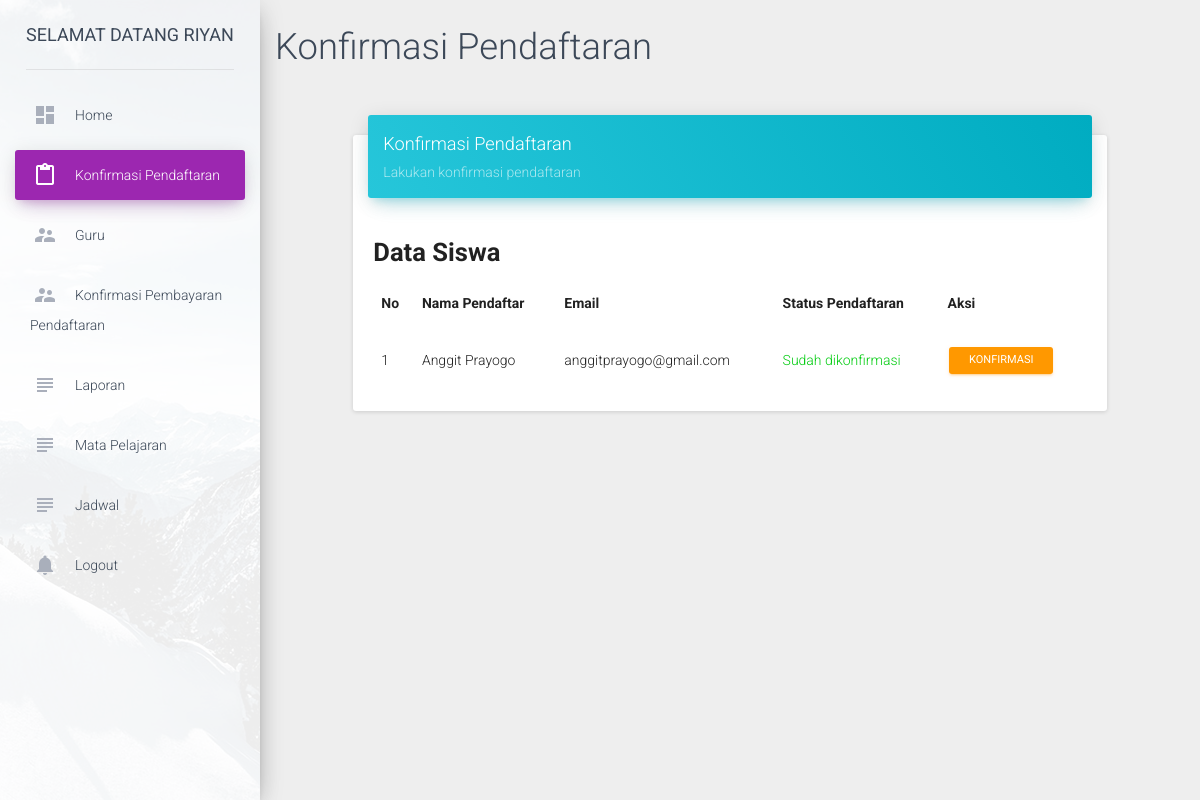
/dashboard/index.php?page=7 (signed in), run on the app's committed database.
### tables this page shows
CREATE TABLE `detail_pendaftaran` (
  `Id` int(11) NOT NULL AUTO_INCREMENT,
  `id_user` int(11) DEFAULT NULL,
  `id_admin` int(11) DEFAULT NULL,
  `tanggal_daftar` date DEFAULT NULL,
  `metode_pembayaran_pendaftaran` varchar(255) DEFAULT NULL COMMENT 'metode_pembayaran',
  `kelas` varchar(255) DEFAULT NULL,
  `usia` varchar(255) DEFAULT NULL,
  `status_pendaftaran` varchar(255) DEFAULT NULL,
  PRIMARY KEY (`Id`),
  KEY `id_user` (`id_user`),
  KEY `id_admin` (`id_admin`),
  CONSTRAINT `detail_pendaftaran_ibfk_1` FOREIGN KEY (`id_user`) REFERENCES `pendaftaran` (`Id`) ON DELETE CASCADE ON UPDATE CASCADE,
  CONSTRAINT `detail_pendaftaran_ibfk_2` FOREIGN KEY (`id_admin`) REFERENCES `akun` (`Id`) ON DELETE CASCADE ON UPDATE CASCADE
);

CREATE TABLE `pendaftaran` (
  `Id` int(11) NOT NULL AUTO_INCREMENT,
  `nama` varchar(100) DEFAULT NULL,
  `nama_panggilan` varchar(50) DEFAULT NULL,
  `tempat_lahir` varchar(50) DEFAULT NULL,
  `tanggal_lahir` date DEFAULT NULL,
  `jenis_kelamin` char(1) DEFAULT NULL,
  `anak_ke` int(11) DEFAULT NULL,
  `jumlah_saudara` int(11) DEFAULT NULL,
  `di_jakarta_ikut` varchar(100) DEFAULT NULL,
  `nama_ayah` varchar(255) DEFAULT NULL,
  `tempat_lahir_ayah` varchar(255) DEFAULT NULL,
  `tanggal_lahir_ayah` date DEFAULT NULL,
  `pendidikan_terakhir_ayah` varchar(50) DEFAULT NULL,
  `pekerjaan_ayah` varchar(255) DEFAULT NULL,
  `agama_ayah` varchar(255) DEFAULT NULL,
  `nama_ibu` varchar(255) DEFAULT NULL,
  `tempat_lahir_ibu` varchar(255) DEFAULT NULL,
  `tanggal_lahir_ibu` date DEFAULT NULL,
  `pendidikan_terakhir_ibu` varchar(255) DEFAULT NULL,
  `pekerjaan_ibu` varchar(255) DEFAULT NULL,
  `agama_ibu` varchar(255) DEFAULT NULL,
  `telp` varchar(255) DEFAULT NULL,
  `upload_akte` varchar(255) DEFAULT NULL,
  `upload_kartu_keluarga` varchar(255) DEFAULT NULL,
  `foto_anak` varchar(255) DEFAULT NULL,
  `foto_keluarga` varchar(255) DEFAULT NULL,
  PRIMARY KEY (`Id`)
);

CREATE TABLE `akun` (
  `Id` int(11) NOT NULL AUTO_INCREMENT,
  `email` varchar(255) DEFAULT NULL,
  `password` varchar(255) DEFAULT NULL,
  `nama_admin` varchar(255) DEFAULT NULL,
  `role_user` varchar(255) DEFAULT NULL,
  `id_user` int(255) DEFAULT NULL,
  PRIMARY KEY (`Id`),
  KEY `id_user` (`id_user`),
  KEY `id_user_2` (`id_user`),
  CONSTRAINT `akun_ibfk_1` FOREIGN KEY (`id_user`) REFERENCES `pendaftaran` (`Id`) ON DELETE CASCADE ON UPDATE CASCADE
);

### dashboard/include/konfirmasi_pendaftaran.php (the view, shortened to what this page needs)
<h2>Konfirmasi Pendaftaran</h2>
<div class="row">
    <div class="col-sm-12 col-md-8 col-lg-10 col-lg-offset-1">
        <div class="card" style="margin-top: 50px">
            <div class="card-header" data-background-color="blue">
                <h4 class="title">Konfirmasi Pendaftaran</h4>
                <p class="category">Lakukan konfirmasi pendaftaran</p>
            </div>
            <div class="card-content">
                <h3 style="overflow: hidden;"><b>Data Siswa</b></h3>
				<table class="table table-hover">
					<thead>
						<tr>
							<td><b>No</b></td>
							<td><b>Nama Pendaftar</b></td>
							<td><b>Email</b></td>
							<td><b>Status Pendaftaran</b></td>
							<td><b>Aksi</b></td>
						</tr>
					</thead>
				    <tbody>
				    	<?php
				    		$query 	= "SELECT a.nama, a.id as id_daftar, b.id as id_akun,b.email,c.*
				    				FROM pendaftaran a, akun b, detail_pendaftaran c
						    		WHERE a.id=b.id_user
						    		AND b.role_user=1
						    		AND c.id_user = a.id
                    				AND a.upload_akte != ''
                    				AND a.upload_kartu_keluarga != ''
                    				AND a.foto_anak != ''
                    				AND a.foto_keluarga != ''";
				    		$exec 	=	mysqli_query($conn, $query);
				    		if ($exec) {
				    			$total	= mysqli_num_rows($exec);
				    			if ($total > 0) {
				    				while ($rows = mysqli_fetch_array($exec)) {
				    				    $status = $rows['status_pendaftaran'];
				    	?>
									<tr>
										<td><?php echo ++$no; ?></td>
										<td><?php echo $rows['nama']; ?></td>
										<td><?php echo $rows['email']; ?></td>
										<td><?php
										$status == 0 ?
										print("<font color='#e74c3c'>Belum dikonfirmasi</font>") :
										print("<font color='##2ecc71'>Sudah dikonfirmasi</font>");
										?></td>
										<td>
											<a href="include/proses_konfirmasi_pendaftaran.php?ida=<?php echo $rows['id_akun'] ?>&idd=<?php echo $rows['id_daftar'] ?>&idu=<?php echo $Id ?>" class="btn btn-warning btn-sm">Konfirmasi</a>
										</td>
									</tr>
				    	<?php
				    				}
				    			}else{
				    				echo "<td colspan='5' align='center'><h3><b>Belum ada siswa daftar</b></h3></td>";
				    			}
				    		}else{
				    			echo mysqli_error($conn);
				    		}
				    	?>
				    </tbody>
				</table>
            </div>
        </div>
    </div>
</div>

### data on the page
detail_pendaftaran: id_user.nama "Anggit Prayogo", akun.email "anggitprayogo@gmail.com"

### other printed values
$nama_admin "RIYAN"
